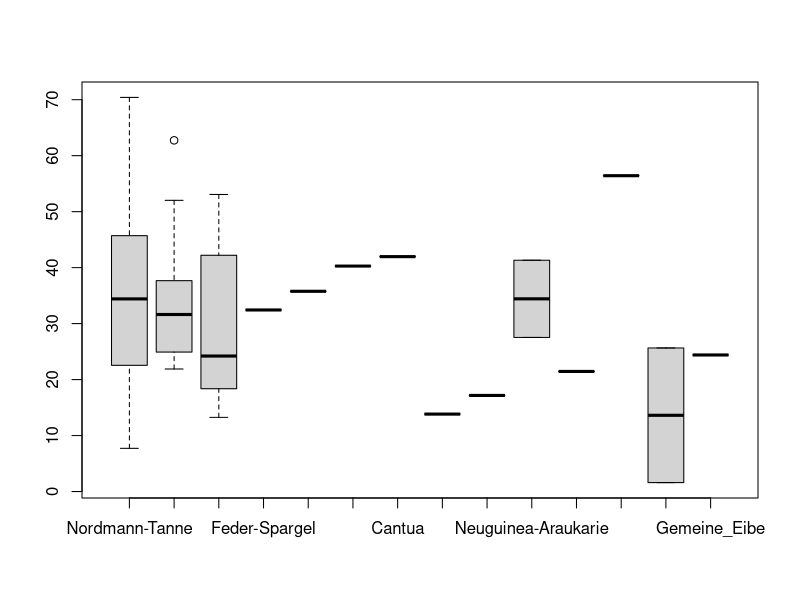
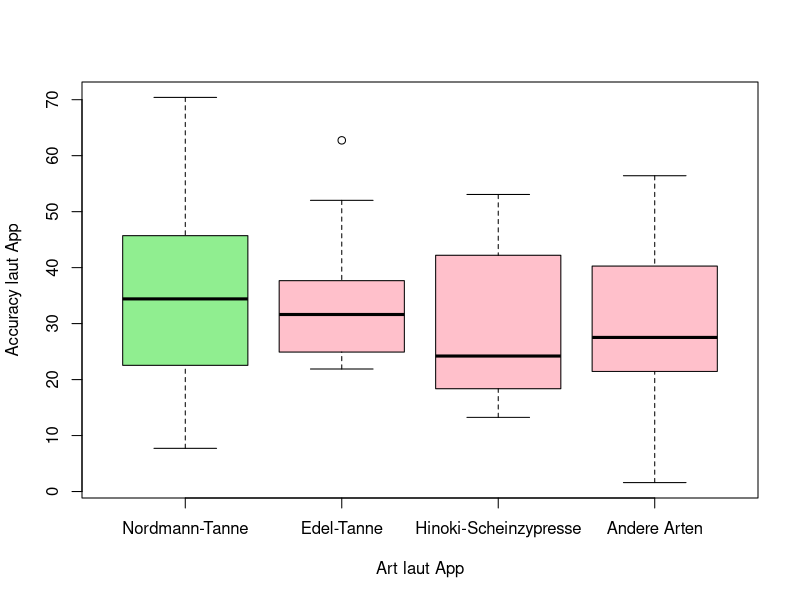
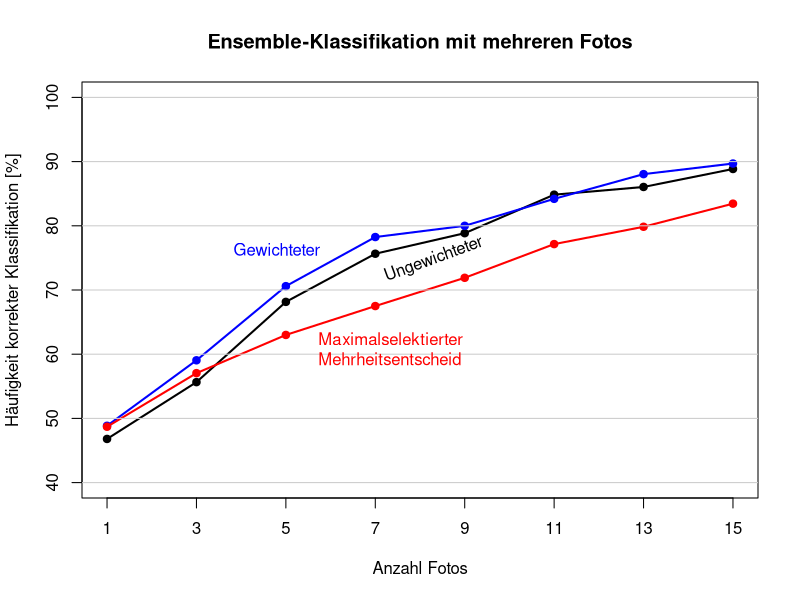

The R script that drew these images, in order:
library("purrr")
set.seed(1234)

# Accuracies returned for each species:
res <- list(
  Caucasian_fir = c(43.64, 59.75, 34.42, 43.81, 33.69, 56.09, 65.31, 32.51, 22.55, 27.38, 21.50, 20.77, 34.47, 20.37, 45.71, 19.11, 32.89, 34.71, 12.03, 29.13, 59.32, 30.29, 70.41, 7.72, 62.92, 33.90, 21.25, 60.26, 15.03, 43.93, 35.25, 65.44, 35.86),
  Noble_fir = c(31.63, 24.18, 36.15, 62.74, 38.13, 52.02, 28.14, 25.39, 23.25, 21.89, 28.18, 51.85, 33.94, 23.00, 37.67, 24.92, 37.56),
  Hinoki_cypress = c(13.25, 25.69, 18.37, 53.07, 22.73, 42.21),
  Common_Asparagus_Fern = c(32.44),
  Red_fir = c(35.77),
  Pomegranate = c(40.28),
  Sacred_flower_of_the_Incas = c(41.97),
  Norfolk_Island_Pine = c(13.84),
  Flaky_juniper = c(17.17),
  Hoop_pine = c(27.53, 41.32),
  Japanese_holly = c(21.46),
  Pacific_silver_fir = c(56.42),
  Cook_pine = c(1.6, 25.65),
  Common_yew = c(24.40)
)

# Table with German and scientific species names and Wikipedia URLs:
species_list <- list(
  Caucasian_fir = c("Nordmann-Tanne", "Abies nordmanniana", "https://de.wikipedia.org/wiki/Nordmann-Tanne"),
  Noble_fir = c("Edel-Tanne", "Abies procera", "https://de.wikipedia.org/wiki/Edel-Tanne"),
  Hinoki_cypress = c("Hinoki-Scheinzypresse", "Chamaecyparis obtusa", "https://de.wikipedia.org/wiki/Hinoki-Scheinzypresse"),
  Common_Asparagus_Fern = c("Feder-Spargel", "Asparagus setaceus", "https://de.wikipedia.org/wiki/Feder-Spargel"),
  Red_fir = c("Pracht-Tanne", "Abies magnifica", "https://de.wikipedia.org/wiki/Pracht-Tanne"),
  Pomegranate = c("Granatalpfel", "Punica granatum", "https://de.wikipedia.org/wiki/Granatapfel"),
  Sacred_flower_of_the_Incas = c("Cantua", "Cantua buxifolia", "https://de.wikipedia.org/wiki/Cantua_buxifolia"),
  Norfolk_Island_Pine = c("Norfolk-Tanne", "Araucaria heterophylla", "https://de.wikipedia.org/wiki/Zimmertanne"),
  Flaky_juniper = c("Beschuppter Wacholder", "Juniperus squamata", "https://de.wikipedia.org/wiki/Beschuppter_Wacholder"),
  Hoop_pine = c("Neuguinea-Araukarie", "Araucaria cunninghamii", "https://de.wikipedia.org/wiki/Neuguinea-Araukarie"),
  Japanese_holly = c("Japanische Stechpalme", "Ilex crenata", "https://de.wikipedia.org/wiki/Stechpalmen"),
  Pacific_silver_fir = c("Purpur-Tanne", "Abies amabilis", "https://de.wikipedia.org/wiki/Purpur-Tanne"),
  Cook_pine = c("Araucaria columnaris", "Araucaria columnaris", "https://de.wikipedia.org/wiki/Araucaria_columnaris"),
  Common_yew = c("Gemeine Eibe", "Taxus baccata", "https://de.wikipedia.org/wiki/Europ%C3%A4ische_Eibe")
)
species <- species_list %>% unlist() %>% 
  matrix(ncol = 3, byrow = TRUE) %>% 
  as.data.frame()
colnames(species) <- c("german", "scientific", "url")
rownames(species) <- names(species_list)
species$english <- gsub("_", " ", names(species_list))

# Rename res list and species row names to German species names:
names(res) <- gsub(" ", "_", species[names(res), "german"])
rownames(species) <- gsub(" ", "_", species$german)


boxplot(res)

dat <- unlist(res)
dat <- data.frame(
  species = rep(names(res), sapply(res, length)),
  accuracy = unname(dat)
)

# Aggregated species variable for a less busy boxplot:
dat$reduced_species <- dat$species
sel_other <- !(dat$reduced_species %in% 
                 c("Nordmann-Tanne", "Edel-Tanne", "Hinoki-Scheinzypresse"))
dat$reduced_species[sel_other] <- "Andere Arten"
dat$reduced_species <- factor(dat$reduced_species,
                              levels = c("Nordmann-Tanne", "Edel-Tanne", 
                                         "Hinoki-Scheinzypresse", "Andere Arten"))

# Simulate a majority vote over k pictures using
# resampled classification results drawn without replacement
# from the observations:
MV <- function(x = 0, y = dat, k = 3, 
               weights = NULL, maxacc = FALSE) {
  if (maxacc & is.null(weights))
    stop("maxacc option requires weights argument to specify accuracy variable")
  
  prob <- NULL
  if (is.data.frame(y)) {
    if (!is.null(weights)) {
      weights <- y[,weights]
    }
    y <- y$species
  }
  sel <- sample(1:length(y), size = k, replace = FALSE)
  if (is.null(weights)) {
    tbl <- table(y[sel])
  } else {
    if (maxacc) {
      tbl <- tapply(weights[sel], y[sel], max)
    } else {
      tbl <- tapply(weights[sel], y[sel], sum)
    }
  }
  tbl <- tbl[ tbl == max(tbl) ]
  if (length(tbl) > 1)
    tbl <- tbl[ sample(1:length(tbl), size = 1) ]
  names(tbl)
}

# MV(k = 5)
# MV(k = 5, weights = "accuracy")

# # Repeat this e.g. 100 times:
# mean(sapply(1:100, MV, k = 10) == "Nordmann-Tanne")
# mean(sapply(1:100, MV, k = 5, weights = "accuracy") == "Nordmann-Tanne")

# Estimate the accuracy of predictions using an ensemble
# approach with majority vote or weightes majority vote:
MVacc <- function(x, n = 2000, truth = "Nordmann-Tanne", ...) {
  mean(sapply(1:n, MV, k = x, ...) == truth)
}

# Estimate mean accuracies for ensembles of size 1, ..., 15
# using ordinary and weightes majority voting schemes:
k <- seq(1,15,by=2)
acc <- sapply(k, MVacc)
acc_wgt <- sapply(k, MVacc, weights = "accuracy")
acc_max <- sapply(k, MVacc, weights = "accuracy", maxacc = TRUE)

species$count <- as.numeric(table(dat$species)[rownames(species)])
species$mean_acc <- tapply(dat$accuracy, factor(dat$species), mean)[rownames(species)]
species$max_acc <- tapply(dat$accuracy, factor(dat$species), max)[rownames(species)]

# Re-format table for use with kableExtra:
# <a href="Link-Ziel">Link-Text</a>
kbl <- data.frame(
  name = paste0('<a href="', species$url, '">', 
                species$german, " (<i>", species$scientific, "</i>)",
                "</a>"),
  # name = paste0("[", species$german, " (*", species$scientific, "*)](", species$url, ")"),
  count = species$count,
  mean_acc = round(species$mean_acc, 2),
  max_acc = species$max_acc
)
kbl <- kbl[order(kbl$count, decreasing = TRUE),]
# kableExtra::kbl(kbl, col.names = c("Art laut App", "Häufigkeit",
#                                    "Mittlere *accuracy*", "Maximale *accuracy*"))

# Save results for re-use by Markdown file:
save(res, species, dat, k, acc, acc_wgt, acc_max, kbl, 
     file = "plant-id.rda")


mean(dat$species == "Nordmann-Tanne")

kableExtra::kbl(kbl, col.names = c("Art laut App", "Häufigkeit",
                                   "Mittlere *accuracy*", "Maximale *accuracy*"))

boxplot(accuracy ~ reduced_species, data = dat,
        xlab = "Art laut App", ylab = "Accuracy laut App",
        col = c("lightgreen", rep("pink",3)))


plot(k, acc*100, type = "l", ylim = c(40, 100), lwd = 2,
     xaxt = "n", xlab = "Anzahl Fotos", ylab = "Häufigkeit korrekter Klassifikation [%]",
     main = "Ensemble-Klassifikation mit mehreren Fotos")
axis(1, at = k, labels = as.character(k))
points(k, acc*100, pch = 19)
lines(k, acc_wgt*100, col = "blue", lwd = 2)
points(k, acc_wgt*100, pch = 19, col = "blue")
lines(k, acc_max*100, col = "red", lwd = 2)
points(k, acc_max*100, pch = 19, col = "red")
abline(h = seq(40,100,by=10), col = "grey80")
text(6, 76, "Gewichteter", col = "blue", pos = 2)
text(7, 72, "Ungewichteter", pos = 4, srt = 20)
text(5.5, 60, "Maximalselektierter\nMehrheitsentscheid", pos = 4, col = "red")
